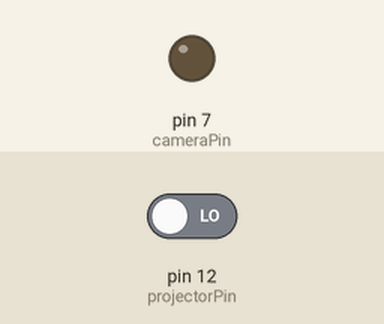
Recording of a sketch running on a simulated Arduino Uno, built with avr-gcc and run on an emulated ATmega328P. Shown: output pins drawn as LEDs (lit = HIGH). Inputs (shaded band) come from the test bench; at power-on: pin 12 (projectorPin) LOW.

Above: at 1.2 s.
1.3 s: pin 12 (projectorPin) driven HIGH
At 2.1 s:
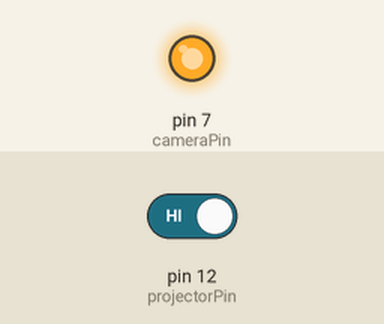
2.8 s: pin 12 (projectorPin) driven LOW
At 3.3 s:
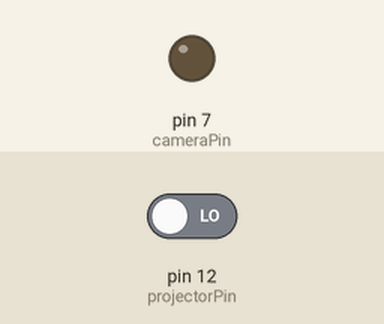
Timing chart, 0 to 5.8 s (numbered marks = the images above; inputs shaded):
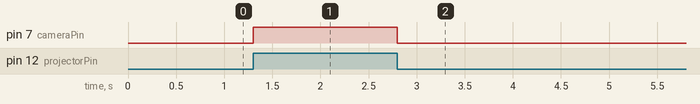

Measured:
- after the input at 1.3 s, pin 7 (cameraPin): LOW → HIGH at once
- after the input at 2.8 s, pin 7 (cameraPin): HIGH → LOW at once

The sketch:

PassthroughTiming.ino
```cpp
// constants won't change. They're used here to
// set pin numbers:
const int projectorPin = 12;     // the number of the pushbutton pin
const int cameraPin =  7;      // the number of the LED pin

void setup() {
  // initialize the LED pin as an output:
  pinMode(cameraPin, OUTPUT);
  // initialize the pushbutton pin as an input:
  pinMode(projectorPin, INPUT);
}

void loop()
{
  digitalWrite(cameraPin, digitalRead(projectorPin));
}
```
